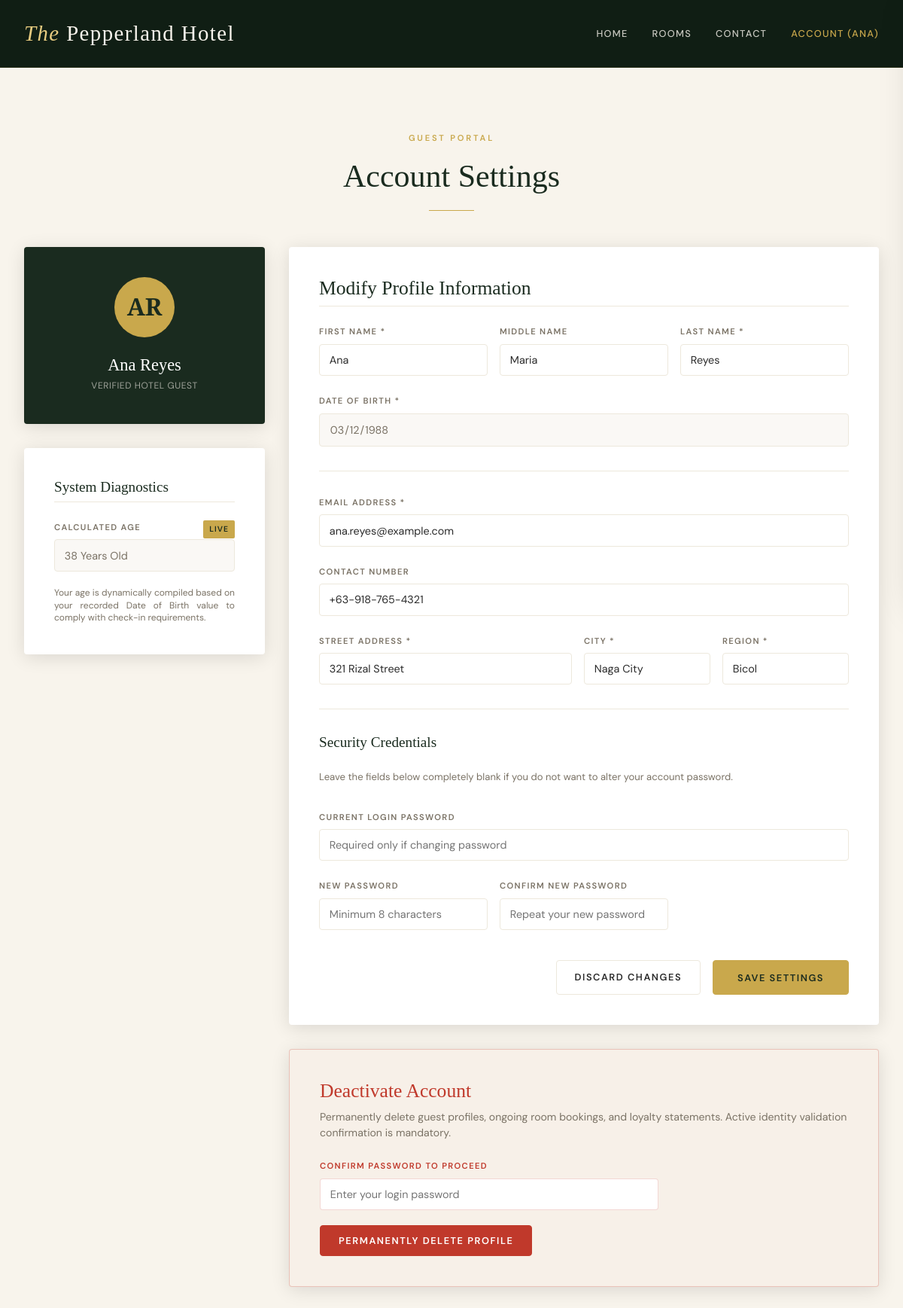
The page /update_profile.php (signed in) on the database its author committed.
### tables this page shows
CREATE TABLE users
(
    user_id        INT           NOT NULL AUTO_INCREMENT,
    role_id        INT           NOT NULL,
    first_name     VARCHAR(100)  NOT NULL,
    middle_name    VARCHAR(100)  NULL,         
    last_name      VARCHAR(100)  NOT NULL,
    DOB            DATE          NOT NULL,
    street_adr     VARCHAR(255)  NOT NULL,
    city           VARCHAR(100)  NOT NULL,
    region         VARCHAR(50)   NOT NULL,
    email          VARCHAR(150)  NOT NULL,
    phone_number   VARCHAR(20),
    password_hash  VARCHAR(255)  NOT NULL,
    user_status    VARCHAR(20)   NOT NULL DEFAULT 'Active',
    created_at     DATETIME      NOT NULL DEFAULT CURRENT_TIMESTAMP,
    updated_at     DATETIME      DEFAULT CURRENT_TIMESTAMP
                                 ON UPDATE CURRENT_TIMESTAMP,

    PRIMARY KEY (user_id),
    UNIQUE KEY uq_user_email (email),

    CONSTRAINT fk_users_role
        FOREIGN KEY (role_id)
        REFERENCES roles(role_id)
        ON UPDATE CASCADE
);

### api/config.php (called while the page is built, shortened)
<?php
function h(string $str): string
{
    return htmlspecialchars($str, ENT_QUOTES, 'UTF-8');
}

### update_profile.php (the view, shortened to what this page needs)
<?php
    require_once __DIR__ . '/api/config.php';
    $userId = (int)$_SESSION['user_id'];
    $user =
    [
       'first_name'   => '',
       'middle_name'  => '',
       'last_name'    => '',
       'DOB'          => '',
       'street_adr'   => '',
       'city'         => '',
       'region'       => '',
       'email'        => '',
       'phone_number' => ''
    ];
    $calculatedAge = 'Not Specified';
    try
    {
        $stmt = $pdo->prepare("SELECT first_name, middle_name, last_name, DOB, street_adr, city, region, email, phone_number FROM users WHERE user_id = ?");
        $stmt->execute([$userId]);
        $fetchedUser = $stmt->fetch(PDO::FETCH_ASSOC);
        if ($fetchedUser)
        {
            $user = $fetchedUser;
            if (empty($user['DOB']) || $user['DOB'] === '0000-00-00')
            {
                $user['DOB'] = '';
                $calculatedAge = 'Not Specified';
            } else
            {
                try
                {
                    $birthDate = new DateTime($user['DOB']);
                    $currentDate = new DateTime();
                    $calculatedAge = $currentDate->diff($birthDate)->y . ' Years Old';
                }
                catch (Exception $e)
                {
                    $calculatedAge = 'Not Specified';
                }
            }
        }
        else
        {
            session_destroy();
            header('Location: ' . BASE_URL . '/login.php');
            exit;
        }
    } catch (PDOException $e)
    {
        $errorMessage = 'Database Error: ' . $e->getMessage();
    }
    function renderInputStatus($value)
    {
        return 'readonly class="read-only-display"';
    }
require_once __DIR__ . '/includes/header.php';
?>
<link rel="stylesheet" href="<?= BASE_URL ?>/assets/css/profile_setting.css">
<div class="container" style="margin-top: 6rem; margin-bottom: 6rem;">
    <div class="center" style="margin-bottom: 3rem;">
        <span class="section-label">Guest Portal</span>
        <h2>Account Settings</h2>
        <div class="gold-line"></div>
    </div>
    <div class="profile-dashboard">
        <div class="profile-sidebar-pane">
            <div class="panel-card" style="text-align: center; background: var(--forest); color: var(--cream);">
                <div style="width: 80px; height: 80px; border-radius: 50%; background: var(--gold); color: var(--forest); display: flex; align-items: center; justify-content: center; margin: 0 auto 1.5rem; font-family: var(--font-display); font-size: 2rem; font-weight: 600;">
                    <?= strtoupper(substr($user['first_name'] ?? 'G', 0, 1) . substr($user['last_name'] ?? 'P', 0, 1)) ?>
                </div>
                <h3 style="color: var(--white); margin-bottom: 0.25rem; font-size: 1.4rem;">
                    <?= h(($user['first_name'] ?? '') . ' ' . ($user['last_name'] ?? '')) ?>
                </h3>
                <p style="font-size: 0.75rem; color: rgba(248, 244, 236, 0.6); text-transform: uppercase; letter-spacing: 0.05em;">
                    Verified Hotel Guest
                </p>
            </div>
            <div class="panel-card">
                <h3 class="panel-card-title" style="font-size: 1.2rem;">System Diagnostics</h3>
                <div class="qb-field" style="margin-bottom: 1.25rem;">
                    <label>Calculated Age <span class="verified-badge">Live</span></label>
                    <input type="text" class="read-only-display" value="<?= h($calculatedAge) ?>" readonly>
                </div>
                <p style="font-size: 0.75rem; color: var(--muted); line-height: 1.4; text-align: justify; margin-top: 1rem;">
                    Your age is dynamically compiled based on your recorded Date of Birth value to comply with check-in requirements.
                </p>
            </div>
        </div>
        <div class="profile-main-pane">
            <div class="panel-card">
                <h3 class="panel-card-title">Modify Profile Information</h3>
                <form action="<?= h($_SERVER['PHP_SELF']) ?>" method="POST" style="display: flex; flex-direction: column; gap: 1.5rem;">
                    <div class="name-grid">
                        <div class="qb-field">
                            <label for="first_name">First Name *</label>
                            <input type="text" id="first_name" name="first_name" value="<?= h($user['first_name'] ?? '') ?>" required style="background: var(--white);">
                        </div>
                        <div class="qb-field">
                            <label for="middle_name">Middle Name</label>
                            <input type="text" id="middle_name" name="middle_name" value="<?= h($user['middle_name'] ?? '') ?>" style="background: var(--white);">
                        </div>
                        <div class="qb-field">
                            <label for="last_name">Last Name *</label>
                            <input type="text" id="last_name" name="last_name" value="<?= h($user['last_name'] ?? '') ?>" required style="background: var(--white);">
                        </div>
                    </div>
                    <div class="qb-field">
                        <label for="DOB">Date of Birth *</label>
                        <input type="date" id="DOB" name="DOB" value="<?= h($user['DOB'] ?? '') ?>" required <?= renderInputStatus($user['DOB']) ?>>
                    </div>
                    <hr style="border: 0; border-top: 1px solid var(--cream-dark); margin: 0.5rem 0;">
                    <div class="qb-field">
                        <label for="email">Email Address *</label>
                        <input type="email" id="email" name="email" value="<?= h($user['email'] ?? '') ?>" required style="background: var(--white);">
                    </div>
                    <div class="qb-field">
                        <label for="phone_number">Contact Number</label>
                        <input type="text" id="phone_number" name="phone_number" value="<?= h($user['phone_number'] ?? '') ?>" placeholder="Enter your telephone/mobile number" style="background: var(--white);">
                    </div>
                    <div class="address-grid">
                        <div class="qb-field">
                            <label for="street_adr">Street Address *</label>
                            <input type="text" id="street_adr" name="street_adr" value="<?= h($user['street_adr'] ?? '') ?>" required style="background: var(--white);">
                        </div>
                        <div class="qb-field">
                            <label for="city">City *</label>
                            <input type="text" id="city" name="city" value="<?= h($user['city'] ?? '') ?>" required style="background: var(--white);">
                        </div>
                        <div class="qb-field">
                            <label for="region">Region *</label>
                            <input type="text" id="region" name="region" value="<?= h($user['region'] ?? '') ?>" required style="background: var(--white);">
                        </div>
                    </div>
                    <hr style="border: 0; border-top: 1px solid var(--cream-dark); margin: 0.5rem 0;">
                    <h4 style="font-family: var(--font-display); color: var(--forest); font-size: 1.2rem; margin: 0;">Security Credentials</h4>
                    <p style="font-size: 0.82rem; color: var(--muted); margin: 0 0 0.5rem 0;">Leave the fields below completely blank if you do not want to alter your account password.</p>
                    <div class="qb-field">
                        <label for="current_password">Current Login Password</label>
                        <input type="password" id="current_password" name="current_password" placeholder="Required only if changing password" style="background: var(--white);">
                    </div>
                    <div class="name-grid">
                        <div class="qb-field">
                            <label for="new_password">New Password</label>
                            <input type="password" id="new_password" name="new_password" placeholder="Minimum 8 characters" style="background: var(--white);">
                        </div>
                        <div class="qb-field">
                            <label for="confirm_password">Confirm New Password</label>
                            <input type="password" id="confirm_password" name="confirm_password" placeholder="Repeat your new password" style="background: var(--white);">
                        </div>
                        <div></div> </div>
                    <div style="display: flex; gap: 1rem; margin-top: 1rem; justify-content: flex-end;">
                        <a href="<?= BASE_URL ?>/profile.php" class="btn btn-outline" style="border: 1px solid var(--cream-dark); color: var(--charcoal); padding: 0.7rem 1.5rem;">
                            Discard Changes
                        </a>
                        <button type="submit" class="btn btn-gold" style="padding: 0.7rem 2rem;">
                            Save Settings
                        </button>
                    </div>
                </form>
            </div>
            <div class="panel-card danger-zone">
                <h3 class="danger-title">Deactivate Account</h3>
                <p style="font-size: 0.88rem; color: var(--muted); margin-bottom: 1.5rem; line-height: 1.5;">
                    Permanently delete guest profiles, ongoing room bookings, and loyalty statements. Active identity validation confirmation is mandatory.
                </p>
                <form action="<?= h($_SERVER['PHP_SELF']) ?>" method="POST" onsubmit="return confirm('Confirm permanent deletion of this guest profile? This operation cannot be reversed.');" style="display: flex; flex-direction: column; gap: 1.25rem;">
                    <div class="qb-field" style="max-width: 450px;">
                        <label for="verify_password" style="color: var(--danger); font-weight: 600;">Confirm Password to Proceed</label>
                        <input type="password" id="verify_password" name="verify_password" placeholder="Enter your login password" required style="background: var(--white); border-color: rgba(192, 57, 43, 0.2); width: 100%;">
                    </div>
                    <div>
                        <button type="submit" class="btn" style="background: var(--danger); color: var(--white); border-color: var(--danger); padding: 0.7rem 1.5rem;">
                            Permanently Delete Profile
                        </button>
                    </div>
                </form>
            </div>
        </div>
    </div>
</div>
</body>
</html>

### assets/css/main.css (style rules this page uses)
:root { --gold: #C9A84C; --gold-light: #E8CC80; --gold-dark: #9A7B2F; --forest: #1A2B1F; --forest-mid: #2E4535; --cream: #F8F4EC; --cream-dark: #EDE8DC; --charcoal: #2C2C2C; --muted: #7A7265; --white: #FFFFFF; --danger: #C0392B; --success: #27AE60; --warning: #D4A017; --font-display: 'Cormorant Garamond', Georgia, serif; --font-body: 'DM Sans', system-ui, sans-serif; --radius: 4px; --shadow-sm: 0 2px 8px rgba(0,0,0,0.08); --shadow-md: 0 4px 24px rgba(0,0,0,0.12); --shadow-lg: 0 8px 48px rgba(0,0,0,0.18); --transition: all 0.3s ease; }
*, *::before, *::after { box-sizing: border-box; margin: 0; padding: 0; }
html { scroll-behavior: smooth; font-size: 16px; }
body { font-family: var(--font-body); background: var(--cream); color: var(--charcoal); line-height: 1.7; overflow-x: hidden; padding-top: 4.5rem; }
a { color: inherit; text-decoration: none; }
h1, h2, h3, h4, h5 { font-family: var(--font-display); font-weight: 400; line-height: 1.2; color: var(--forest); }
h2 { font-size: clamp(1.8rem, 3.5vw, 2.8rem); }
h3 { font-size: clamp(1.3rem, 2.5vw, 1.8rem); }
h4 { font-size: 1.2rem; }
.section-label { display: inline-block; font-family: var(--font-body); font-size: 0.7rem; font-weight: 600; letter-spacing: 0.25em; text-transform: uppercase; color: var(--gold); margin-bottom: 1rem; }
.gold-line { width: 60px; height: 1px; background: var(--gold); margin: 1.2rem 0; }
.center .gold-line { margin: 1.2rem auto; }
.center { text-align: center; }
.btn { display: inline-block; padding: 0.8rem 2rem; font-family: var(--font-body); font-size: 0.8rem; font-weight: 600; letter-spacing: 0.12em; text-transform: uppercase; border-radius: var(--radius); border: 1px solid transparent; cursor: pointer; transition: var(--transition); }
.btn-gold { background: var(--gold); color: var(--forest); border-color: var(--gold); }
.btn-outline { background: transparent; border: 1px solid rgba(255,255,255,0.5); color: var(--white); }
.qb-field label { display: block; font-size: 0.7rem; font-weight: 600; letter-spacing: 0.12em; text-transform: uppercase; color: var(--muted); margin-bottom: 0.4rem; }
.qb-field input, .qb-field select { width: 100%; padding: 0.7rem 0.8rem; border: 1px solid var(--cream-dark); border-radius: var(--radius); font-family: var(--font-body); font-size: 0.9rem; background: var(--cream); color: var(--charcoal); outline: none; transition: var(--transition); appearance: none; }
.container { max-width: 1200px; margin: 0 auto; padding: 0 2rem; }

### assets/css/profile_setting.css (style rules this page uses)
.profile-dashboard { display: grid; grid-template-columns: 1fr; gap: 2rem; margin-top: 2rem; }
@media (min-width: 900px) { .profile-dashboard { grid-template-columns: 320px 1fr; } }
.panel-card { background: var(--white); border-radius: var(--radius); padding: 2.5rem; box-shadow: var(--shadow-md); margin-bottom: 2rem; }
.panel-card-title { font-family: var(--font-display); font-size: 1.6rem; color: var(--forest); margin-bottom: 1.5rem; border-bottom: 1px solid var(--cream-dark); padding-bottom: 0.5rem; }
.verified-badge { font-size: 0.65rem; text-transform: uppercase; letter-spacing: 0.1em; background: var(--gold); color: var(--forest); padding: 0.2rem 0.5rem; border-radius: 2px; font-weight: 600; float: right; }
.read-only-display { background: #faf8f5 !important; border: 1px solid var(--cream-dark) !important; color: var(--muted) !important; cursor: not-allowed !important; }
.danger-zone { border: 1px solid rgba(192, 57, 43, 0.25); background: rgba(192, 57, 43, 0.02); }
.danger-title { color: var(--danger); font-family: var(--font-display); font-size: 1.6rem; margin-bottom: 0.5rem; }
.name-grid, .address-grid { display: grid; grid-template-columns: 1fr; gap: 1rem; }
@media (min-width: 600px) { .name-grid { grid-template-columns: 1fr 1fr 1fr; } }
@media (min-width: 600px) { .address-grid { grid-template-columns: 2fr 1fr 1fr; } }

### rows shown on the page
users: first_name+last_name "AR", first_name+last_name "Ana Reyes", DOB "38 Years Old", first_name "Ana", middle_name "Maria", last_name "Reyes", DOB "03/12/1988", email "ana.reyes@example.com", phone_number "+63-918-765-4321", street_adr "321 Rizal Street", city "Naga City", region "Bicol"

### other values the page prints
$_SESSION['first_name'] "ANA"
